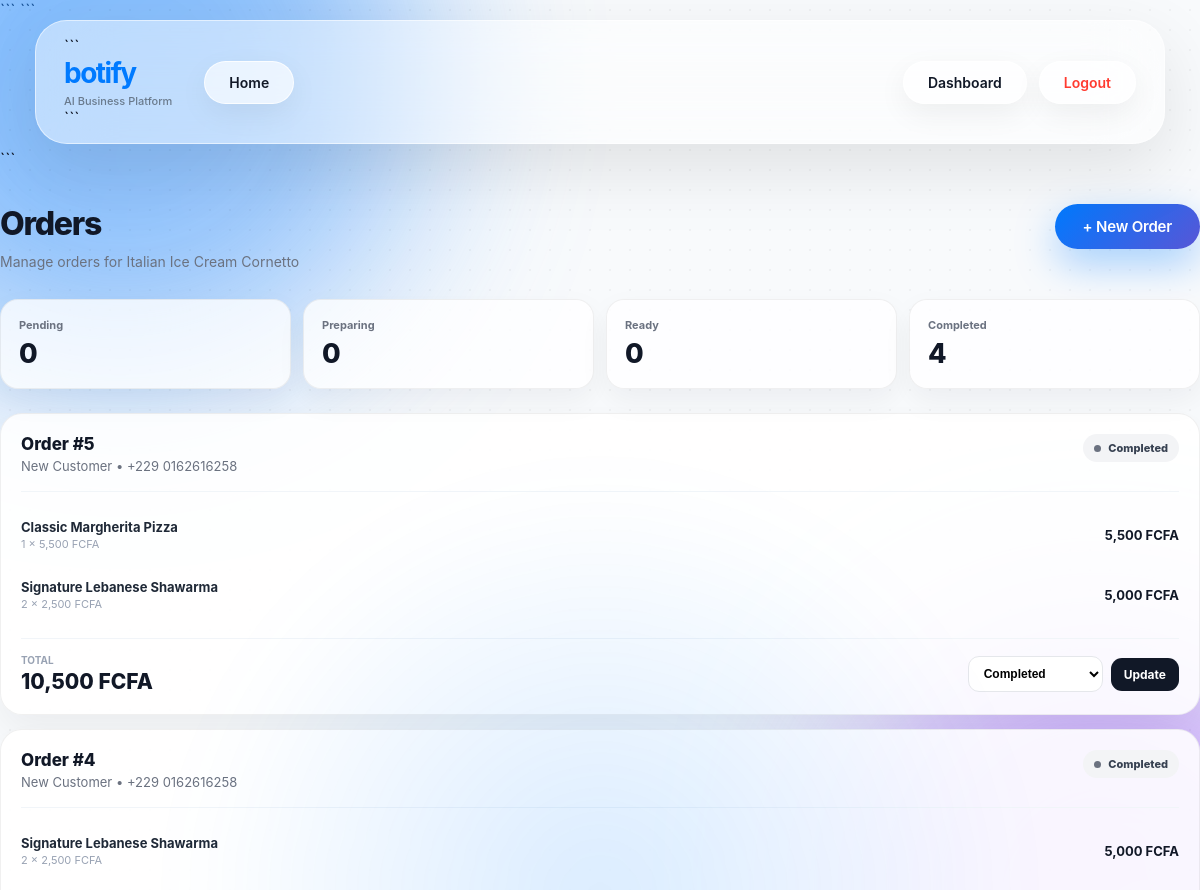
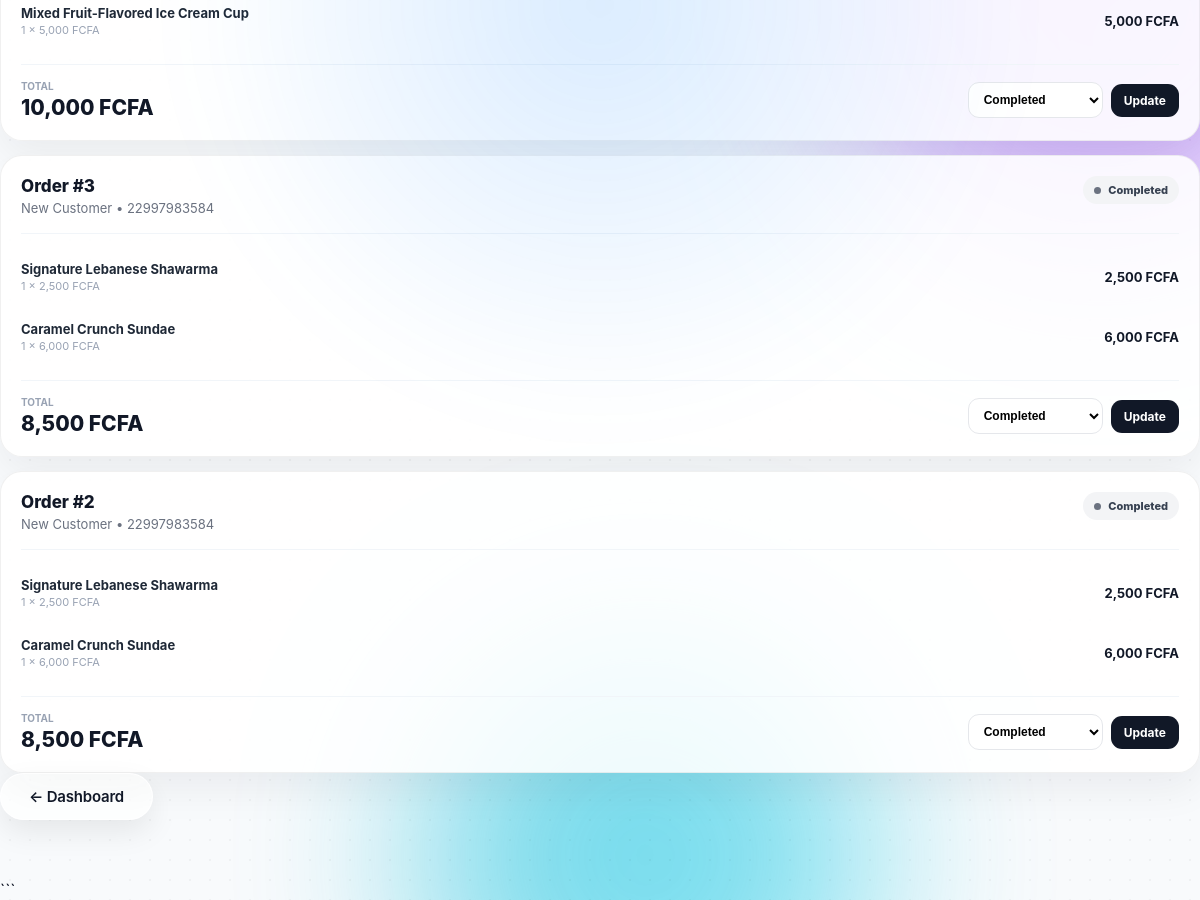
The page /business/2/orders (signed in) on the database its author committed (2 pictures, top to bottom).
### models/business.py (models this page shows)
class Business(db.Model):
    id = db.Column(
        db.Integer,
        primary_key=True
    )
    name = db.Column(
        db.String(150),
        nullable=False
    )
    business_type = db.Column(
        db.String(50),
        nullable=False
    )
    address = db.Column(
        db.String(255)
    )
    phone = db.Column(
        db.String(30)
    )
    owner_id = db.Column(
        db.Integer,
        db.ForeignKey("user.id"),
        nullable=False
    )
    menus = db.relationship(
        "Menu",
        backref="business",
        lazy=True,
        cascade="all, delete-orphan"
    )
    orders = db.relationship(
        "Order",
        backref="business",
        lazy=True,
        cascade="all, delete-orphan"
    )
    customers = db.relationship(
        "Customer",
        backref="business",
        lazy=True,
        cascade="all, delete-orphan"
    )

### models/order.py (models this page shows, shortened)
class Order(db.Model):
    id = db.Column(
        db.Integer,
        primary_key=True
    )
    customer_name = db.Column(
        db.String(100),
        nullable=False
    )
    customer_phone = db.Column(
        db.String(50),
        nullable=False
    )
    delivery_address = db.Column(
        db.String(255),
        nullable=True
    )
    total_price = db.Column(
        db.Float,
        nullable=False
    )
    status = db.Column(
        db.String(50),
        default="Pending"
    )
    created_at = db.Column(
        db.DateTime,
        default=datetime.utcnow,
        nullable=True
    )
    customer_id = db.Column(
        db.Integer,
        db.ForeignKey("customer.id"),
        nullable=True
    )
    business_id = db.Column(
        db.Integer,
        db.ForeignKey("business.id"),
        nullable=False
    )

### models/order_item.py (models this page shows)
class OrderItem(db.Model):
    id = db.Column(
        db.Integer,
        primary_key=True
    )
    name = db.Column(
        db.String(100),
        nullable=False
    )
    quantity = db.Column(
        db.Integer,
        default=1
    )
    price = db.Column(
        db.Float,
        nullable=False
    )
    subtotal = db.Column(
        db.Float,
        nullable=False
    )
    order_id = db.Column(
        db.Integer,
        db.ForeignKey("order.id")
    )
    order = db.relationship(
        "Order",
        backref="items"
    )

### app.py (the view)
@app.route(
    "/business/<int:business_id>/orders"
)
def view_orders(business_id):
    if "user_id" not in session:
        return redirect("/login")
    business = Business.query.filter_by(
        id=business_id,
        owner_id=session["user_id"]
    ).first()
    if not business:
        return "Business not found", 404
    orders = Order.query.filter_by(
        business_id=business.id
    ).order_by(
        Order.id.desc()
    ).all()
    return render_template(
        "orders.html",
        business=business,
        orders=orders
    )

### app.py (called while the page is built)
@app.context_processor
def inject_globals():
    return {
        "app_name":
        "Botify AI",
        "currency":
        "FCFA"
    }

### templates/orders.html (shortened to what this page needs)
{% extends "base.html" %}
{% block content %}
<div class="container-fluid">
    <div class="orders-page">
        <div class="orders-header">
            <div>
                <h1>
                    Orders
                </h1>
                <p>
                    Manage orders for {{ business.name }}
                </p>
            </div>
            <div>
                <a
                    href="/business/{{ business.id }}/orders/create"
                    class="btn btn-primary"
                >
                    + New Order
                </a>
            </div>
        </div>
        {% set pending_count = orders | selectattr("status", "equalto", "Pending") | list | length %}
        {% set preparing_count = orders | selectattr("status", "equalto", "Preparing") | list | length %}
        {% set ready_count = orders | selectattr("status", "equalto", "Ready") | list | length %}
        {% set completed_count = orders | selectattr("status", "equalto", "Completed") | list | length %}
        <div class="order-stats">
            <div class="order-stat">
                <div class="order-stat-label">
                    Pending
                </div>
                <div class="order-stat-value">
                    {{ pending_count }}
                </div>
            </div>
            <div class="order-stat">
                <div class="order-stat-label">
                    Preparing
                </div>
                <div class="order-stat-value">
                    {{ preparing_count }}
                </div>
            </div>
            <div class="order-stat">
                <div class="order-stat-label">
                    Ready
                </div>
                <div class="order-stat-value">
                    {{ ready_count }}
                </div>
            </div>
            <div class="order-stat">
                <div class="order-stat-label">
                    Completed
                </div>
                <div class="order-stat-value">
                    {{ completed_count }}
                </div>
            </div>
        </div>
        {% if orders %}
        <div class="orders-list">
            {% for order in orders %}
            <article class="order-card">
                <div class="order-top">
                    <div>
                        <div class="order-number">
                            Order #{{ order.id }}
                        </div>
                        <div class="order-customer">
                            {{ order.customer_name }}
                            •
                            {{ order.customer_phone }}
                        </div>
                    </div>
                    {% if order.status == "Pending" %}
                    <div class="status-badge-custom status-pending">
                        <span class="status-dot-custom"></span>
                        Pending
                    </div>
                    {% elif order.status == "Preparing" %}
                    <div class="status-badge-custom status-preparing">
                        <span class="status-dot-custom"></span>
                        Preparing
                    </div>
                    {% elif order.status == "Ready" %}
                    <div class="status-badge-custom status-ready">
                        <span class="status-dot-custom"></span>
                        Ready
                    </div>
                    {% elif order.status == "Completed" %}
                    <div class="status-badge-custom status-completed">
                        <span class="status-dot-custom"></span>
                        Completed
                    </div>
                    {% else %}
                    <div class="status-badge-custom status-cancelled">
                        <span class="status-dot-custom"></span>
                        {{ order.status }}
                    </div>
                    {% endif %}
                </div>
                <div class="order-divider"></div>
                <div class="order-items">
                    {% if order.items %}
                        {% for item in order.items %}
                        <div class="order-item-row">
                            <div>
                                <div class="item-name">
                                    {{ item.name }}
                                </div>
                                <div class="item-meta">
                                    {{ item.quantity }}
                                    ×
                                    {{ "{:,.0f}".format(item.price) }}
                                    FCFA
                                </div>
                            </div>
                            <div class="item-subtotal">
                                {{ "{:,.0f}".format(item.subtotal) }}
                                FCFA
                            </div>
                        </div>
                        {% endfor %}
                    {% else %}
                        <div class="item-meta">
                            No item details available for this order.
                        </div>
                    {% endif %}
                </div>
                <div class="order-bottom">
                    <div class="order-total">
                        <span>
                            TOTAL
                        </span>
                        <strong>
                            {{ "{:,.0f}".format(order.total_price) }}
                            FCFA
                        </strong>
                    </div>
                    <form
                        method="POST"
                        action="/business/{{ business.id }}/orders/{{ order.id }}/status"
                        class="status-form"
                    >
                        <select
                            name="status"
                            class="status-select"
                        >
                            <option
                                value="Completed"
                                {% if order.status == "Completed" %}selected{% endif %}
                            >
                                Completed
                            </option>
                        </select>
                        <button
                            type="submit"
                            class="status-update-btn"
                        >
                            Update
                        </button>
                    </form>
                </div>
            </article>
            {% endfor %}
        </div>
        {% endif %}
        <div class="mt-4">
            <a
                href="/business/{{ business.id }}"
                class="btn btn-light"
            >
                ← Dashboard
            </a>
        </div>
    </div>
</div>
{% endblock %}

### static/css/style.css (style rules this page uses)
* { box-sizing:border-box; margin:0; padding:0; }
html { scroll-behavior:smooth; }
body { min-height:100vh; overflow-x:hidden; background:#f8fafc; color:#111827; -webkit-font-smoothing:antialiased; }
a { text-decoration:none; color:inherit; }
button, input, textarea { font-family:inherit; }

### static/css/variables.css (style rules this page uses)
:root { --bg:#f5f7fb; --bg-secondary:#eef3ff; --surface:rgba(255,255,255,.72); --surface-solid:#ffffff; --border:rgba(255,255,255,.65); --text:#0f172a; --text-light:#64748b; --primary:#2563eb; --primary-dark:#1d4ed8; --purple:#7c3aed; --cyan:#06b6d4; --green:#10b981; --danger:#ef4444; --shadow: 0 15px 35px rgba(15,23,42,.08); --shadow-hover: 0 30px 60px rgba(15,23,42,.12); --radius:26px; --radius-small:16px; --transition:.35s ease; }
* { margin:0; padding:0; box-sizing:border-box; }
html { scroll-behavior:smooth; }
body { font-family: Inter, -apple-system, BlinkMacSystemFont, "Segoe UI", sans-serif; background:var(--bg); color:var(--text); overflow-x:hidden; min-height:100vh; position:relative; }
h1 { font-size:3.5rem; font-weight:800; letter-spacing:-2px; }
p { color:var(--text-light); line-height:1.8; }

### static/css/background.css (style rules this page uses)
body { background: radial-gradient( circle at 15% 20%, rgba(0,122,255,.20), transparent 35% ), radial-gradient( circle at 85% 80%, rgba(139,92,246,.20), transparent 40% ), linear-gradient( 135deg, #f8fafc, #eef6ff, #ffffff ); background-attachment:fixed; overflow-x:hidden; }
body::before { content:""; position:fixed; inset:0; pointer-events:none; opacity:.035; background-image: radial-gradient( #000 1px, transparent 1px ); background-size: 20px 20px; }
body::after { content:""; position:fixed; width: 900px; height: 900px; left: 50%; top: 50%; transform: translate(-50%,-50%); background: radial-gradient( circle, rgba(0,122,255,.15), transparent 65% ); filter: blur(40px); animation: auroraPulse 12s infinite ease-in-out; pointer-events:none; }

### static/css/buttons.css (style rules this page uses)
.btn { position:relative; overflow:hidden; display:inline-flex; align-items:center; justify-content:center; gap:10px; padding: 13px 28px; border:none; border-radius: 999px; font-weight: 600; font-size: 15px; letter-spacing: -.2px; text-decoration:none; cursor:pointer; transition: all .35s cubic-bezier(.2,.8,.2,1); -webkit-tap-highlight-color:transparent; }
.btn-primary { color:white; background: linear-gradient( 135deg, #007AFF, #5856D6 ); box-shadow: 0 15px 40px rgba(0,122,255,.35); }
.btn-light { background: rgba(255,255,255,.7); backdrop-filter: blur(15px); border: 1px solid rgba(255,255,255,.8); color:#111827; box-shadow: 0 12px 30px rgba(0,0,0,.08); }
.btn::before { content:""; position:absolute; inset:0; background: linear-gradient( 120deg, transparent, rgba(255,255,255,.45), transparent ); transform: translateX(-120%); transition:.6s; }

### static/css/animations.css (style rules this page uses)
body { animation:pageFade .6s ease; }
a { transition:.25s ease; }

### templates/base.html (style rules this page uses)
body { font-family: -apple-system, BlinkMacSystemFont, "SF Pro Display", "SF Pro Text", "Helvetica Neue", Arial, sans-serif; }

### rows shown on the page
Business: name "Italian Ice Cream Cornetto"
Order: id "5", customer_name "New Customer", customer_phone "+229 0162616258", shows "Completed", total_price "10,500", status "Completed"
OrderItem: name "Classic Margherita Pizza", quantity "1", price "5,500", subtotal "5,500"
OrderItem: name "Signature Lebanese Shawarma", quantity "2", price "2,500", subtotal "5,000"
Order: id "4", customer_name "New Customer", customer_phone "+229 0162616258", shows "Completed", total_price "10,000", status "Completed"
OrderItem: name "Signature Lebanese Shawarma", quantity "2", price "2,500", subtotal "5,000"
OrderItem: name "Mixed Fruit-Flavored Ice Cream Cup", quantity "1", price "5,000", subtotal "5,000"
Order: id "3", customer_name "New Customer", customer_phone "22997983584", shows "Completed", total_price "8,500", status "Completed"
OrderItem: name "Signature Lebanese Shawarma", quantity "1", price "2,500", subtotal "2,500"
OrderItem: name "Caramel Crunch Sundae", quantity "1", price "6,000", subtotal "6,000"
Order: id "2", customer_name "New Customer", customer_phone "22997983584", shows "Completed", total_price "8,500", status "Completed"
OrderItem: name "Signature Lebanese Shawarma", quantity "1", price "2,500", subtotal "2,500"
OrderItem: name "Caramel Crunch Sundae", quantity "1", price "6,000", subtotal "6,000"

### other values the page prints
{{ pending_count }} "0"
{{ preparing_count }} "0"
{{ ready_count }} "0"
{{ completed_count }} "4"
